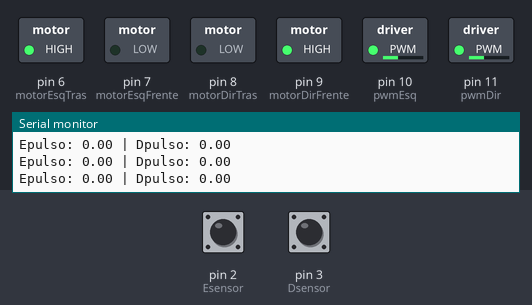
The sketch below on a simulated Arduino Uno, built with avr-gcc and run on an emulated ATmega328P. On the bench: switched loads named in the sketch (green lamp = pin HIGH), the last lines printed to the serial monitor. The inputs (shaded band) are chosen by the test bench; at power-on: pin 2 (Esensor) HIGH, pin 3 (Dsensor) HIGH.

Above: at 6.2 s.
6.3 s: pin 2 (Esensor) driven LOW
At 7.91 s:
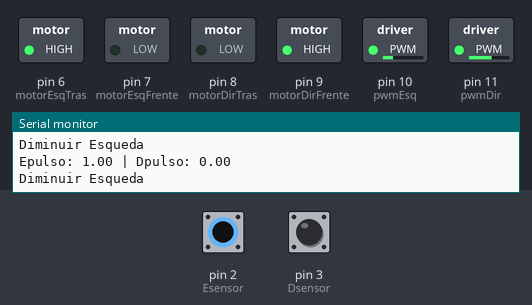
9.3 s: pin 3 (Dsensor) driven LOW
12.3 s: pin 2 (Esensor) pulsed HIGH 2 times (0.12 s each, 0.3 s apart)
At 12.71 s:
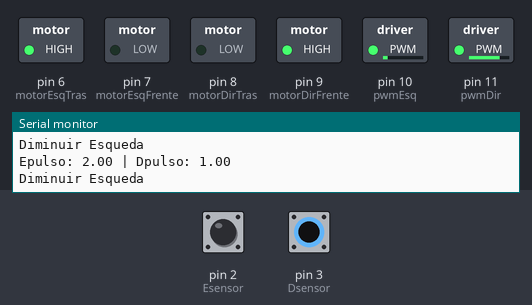
15.3 s: pin 3 (Dsensor) pulsed HIGH 5 times (0.12 s each, 0.3 s apart)
At 15.89 s:
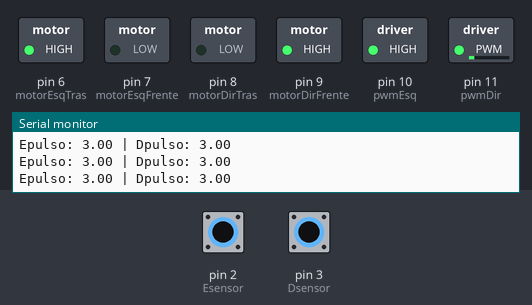
Timing chart, 0 to 44.0 s (numbered marks = the images above; inputs shaded):
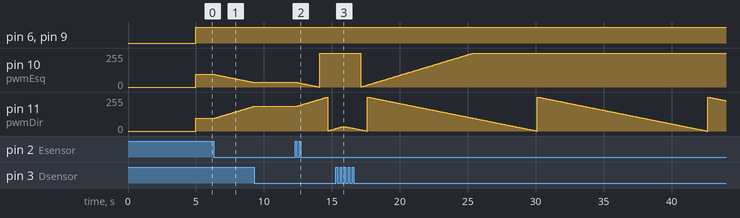

The sketch:

carroLinhaRetaV2.ino
```cpp
#include <PID_v1_bc.h> // Biblioteca PID

const int motorEsqFrente = 7;
const int motorEsqTras = 6;
const int motorDirFrente = 9;
const int motorDirTras = 8;
const int pwmEsq = 10;  // Pino PWM para motor esquerdo
const int pwmDir = 11;  // Pino PWM para motor direito
float percorre = 0;
int velEsq = 95;
int velDir = 95;

int ce = 0;
int cd = 0;

// Variáveis de controle do carro
int baseSpeed = 150;  // Velocidade base
int SpeedD = baseSpeed; //121
int SpeedE = baseSpeed; //78
int Esensor = 2;
int Dsensor = 3;
volatile double Epulso = 0;
volatile double Dpulso = 0;
volatile double Epulso2 = 50;
volatile double Dpulso2 = 50;
volatile double Epulso3 = 0;
volatile double Dpulso3 = 0;


// Variáveis PID
double Setpoint, Input, Output;
double Kp = 0.2, Ki = 12.0, Kd = 0.7;
PID myPID(&Input, &Output, &Setpoint, Kp, Ki, Kd, DIRECT);

// Milis
double tempoInicial;
double tempoAtual;
double pausa = 10000;

void setup() {
  // Inicializa a comunicação serial para receber comandos via Bluetooth
  Serial.begin(9600);

  // Configuração de pinos do carro
  pinMode(motorEsqFrente, OUTPUT);
  pinMode(motorEsqTras, OUTPUT);
  pinMode(motorDirFrente, OUTPUT);
  pinMode(motorDirTras, OUTPUT);
  pinMode(pwmEsq, OUTPUT);
  pinMode(pwmDir, OUTPUT);
  pinMode(Esensor, INPUT);
  pinMode(Dsensor, INPUT);

  // Configurações do carro
  //forward();
  attachInterrupt(digitalPinToInterrupt(Esensor), Econta, FALLING);
  attachInterrupt(digitalPinToInterrupt(Dsensor), Dconta, FALLING);

  // Inicialização do PID
//  Setpoint = 0;  // Queremos que a diferença entre Epulso e Dpulso seja zero
//  myPID.SetMode(AUTOMATIC);
  delay(5000);
}

void loop() {
  forward();
  Serial.print("Epulso: ");
  Serial.print(Epulso);
  Serial.print(" | Dpulso: ");
  Serial.println(Dpulso);
  if(Epulso>Dpulso){
    Serial.println("Diminuir Esqueda");
    cd += 1;
    ce = 1;
    if(cd >2){
      cd = 1;
    }
    velDir += 1*cd;
    velEsq -= 1*ce;
    //delay(1000);
  }
  if(Dpulso>Epulso){
    Serial.println("Diminuir Direita");
    cd  = 1;
    ce += 1;
    if(ce > 2){
      ce= 1;
    }
    velDir -= 1*cd;
    velEsq += 1*ce;
    //delay(1000);
  }
  if((Epulso>400)||(Dpulso>400)){
    calcula((Epulso+Dpulso)/2);
    Stop();
    while(true){
      //Serial.println(percorre/100);
    }
    delay(60000);
  }
  //delay(500);
}

void balancoVelocidade() {
  Input = Epulso - Dpulso;
  myPID.Compute();

  SpeedD = baseSpeed + Output;
  SpeedE = baseSpeed - Output;

  // Garante que as velocidades estejam dentro dos limites
  SpeedD = constrain(SpeedD, 0, 255);
  SpeedE = constrain(SpeedE, 0, 255);

  //analogWrite(pwmEsq, SpeedD);
  //analogWrite(pwmDir, SpeedE);
}

void Econta() {
  Epulso++;
}

void Dconta() {
  Dpulso++;
}

void tempo() {
  tempoAtual = millis();
  if ((tempoAtual - tempoInicial) > pausa) {
    Stop();
    delay(5000);
    forward();
    tempoInicial = millis();
  }
}

void forward() {
  digitalWrite(motorEsqFrente, LOW);
  digitalWrite(motorEsqTras, HIGH);
  digitalWrite(motorDirFrente, HIGH);
  digitalWrite(motorDirTras, LOW);
  analogWrite(pwmEsq, velEsq); // Ajustar a velocidade
  analogWrite(pwmDir, velDir);
}

void back() {
  digitalWrite(motorEsqFrente, HIGH);
  digitalWrite(motorEsqTras, LOW);
  digitalWrite(motorDirFrente, LOW);
  digitalWrite(motorDirTras, HIGH);
  //analogWrite(pwmEsq, velEsq); // Ajustar a velocidade
  //analogWrite(pwmDir, velDir);
}

void left() {
  digitalWrite(motorEsqFrente, LOW);
  digitalWrite(motorEsqTras, HIGH);
  digitalWrite(motorDirFrente, LOW);
  digitalWrite(motorDirTras, HIGH);
  //analogWrite(pwmEsq, velEsq); // Ajustar a velocidade
  //analogWrite(pwmDir, velDir);
}

void right() {
  digitalWrite(motorEsqFrente, HIGH);
  digitalWrite(motorEsqTras, LOW);
  digitalWrite(motorDirFrente, HIGH);
  digitalWrite(motorDirTras, LOW);
  //analogWrite(pwmEsq, velEsq); // Ajustar a velocidade
  //analogWrite(pwmDir, velDir);
}

void Stop() {
  digitalWrite(motorEsqFrente, LOW);
  digitalWrite(motorEsqTras, LOW);
  digitalWrite(motorDirFrente, LOW);
  digitalWrite(motorDirTras, LOW);
  analogWrite(pwmEsq, 0);
  analogWrite(pwmDir, 0);
}

void calcula(int a){
  int b = a/20;
  float circ = 2*3.141593*3.5;
  percorre = b*circ;
}
```

Measured:
- after the input at 6.3 s, pin 10 (pwmEsq): moves from 95/255 to 34/255 over 2.9 s, starting at once; pin 11 (pwmDir): moves from 95/255 to 186/255 over 2.9 s, starting at once
- after the input at 9.3 s, pin 10 (pwmEsq): stops changing and stays 34/255; pin 11 (pwmDir): stops changing and stays 186/255
